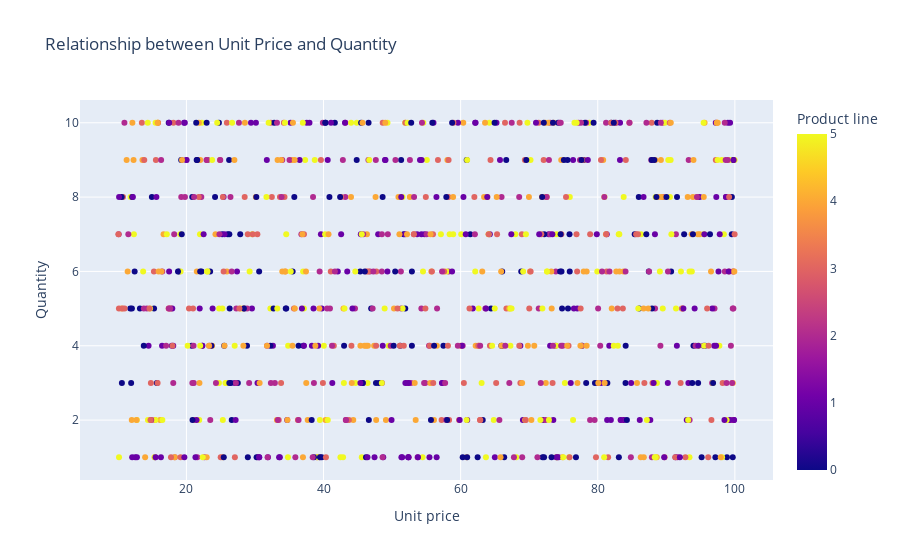

Notebook code for this chart:
### Code cell
fig=px.scatter(df, x='Unit price', y='Quantity', color='Product line', title='Relationship between Unit Price and Quantity')
fig.show()

### Figure 1 — Plotly figure (JSON) as saved in the notebook; plotly's stock layout.template omitted (floating-point values rounded to 4 significant figures; data arrays with more than 128 entries replaced by an {"elided": "..."} marker saying what was removed)
{"data": [{"hovertemplate": "Unit price=%{x}<br>Quantity=%{y}<br>Product line=%{marker.color}<extra></extra>", "legendgroup": "", "marker": {"color": {"elided": "1000 int values"}, "coloraxis": "coloraxis", "symbol": "circle"}, "mode": "markers", "name": "", "orientation": "v", "showlegend": false, "type": "scatter", "x": {"elided": "1000 float values"}, "xaxis": "x", "y": {"elided": "1000 int values"}, "yaxis": "y"}], "layout": {"autosize": true, "coloraxis": {"colorbar": {"title": {"text": "Product line"}}, "colorscale": [[0, "#0d0887"], [0.1111, "#46039f"], [0.2222, "#7201a8"], [0.3333, "#9c179e"], [0.4444, "#bd3786"], [0.5556, "#d8576b"], [0.6667, "#ed7953"], [0.7778, "#fb9f3a"], [0.8889, "#fdca26"], [1, "#f0f921"]]}, "legend": {"tracegroupgap": 0}, "title": {"text": "Relationship between Unit Price and Quantity"}, "xaxis": {"anchor": "y", "autorange": true, "domain": [0, 1], "range": [4.409, 105.6], "title": {"text": "Unit price"}, "type": "linear"}, "yaxis": {"anchor": "x", "autorange": true, "domain": [0, 1], "range": [0.2573, 10.74], "title": {"text": "Quantity"}, "type": "linear"}}}
